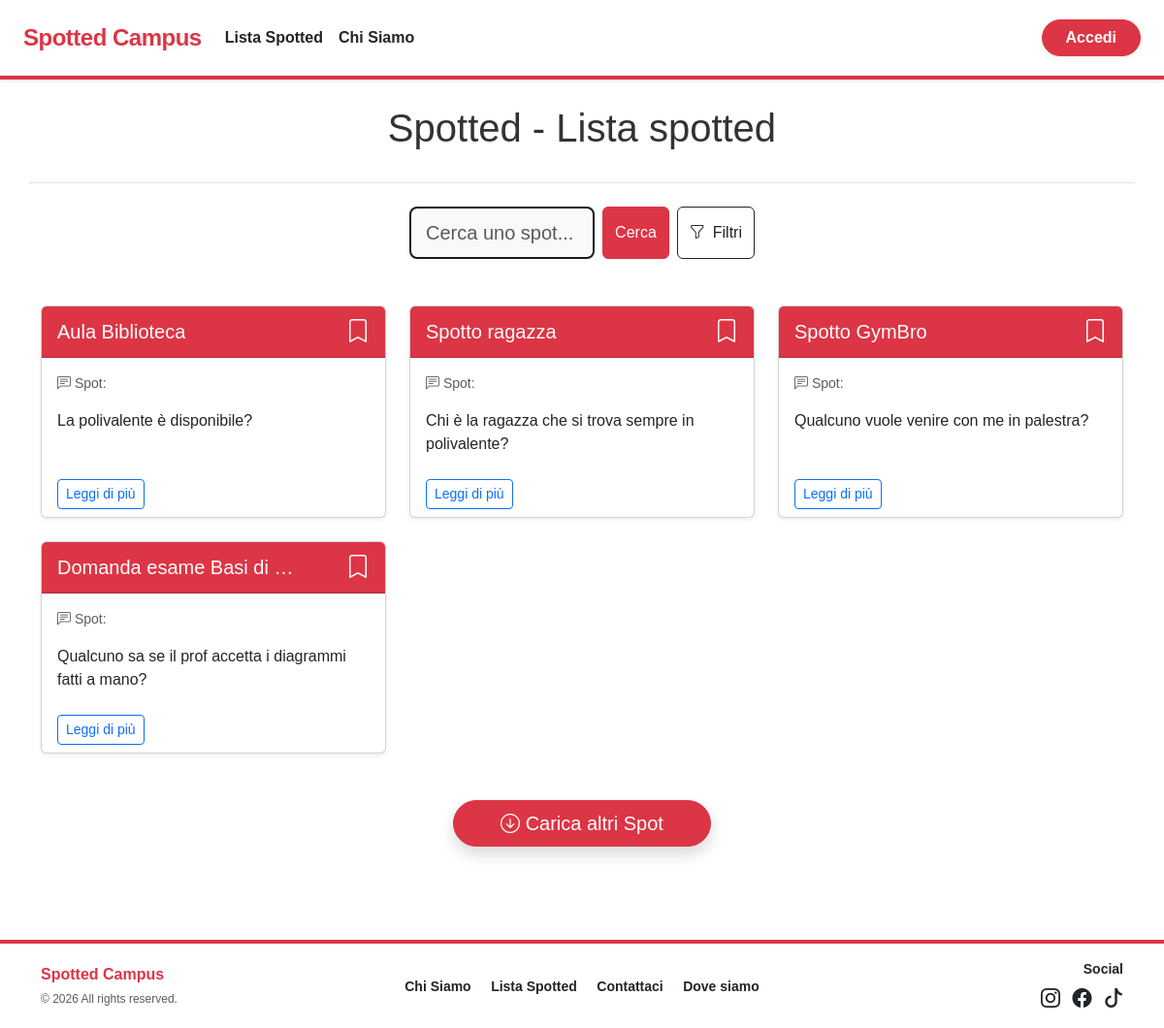
The app's page /lista-categoria.php with its own data.
### tables this page shows
CREATE TABLE SPOT (
    idSpot INT AUTO_INCREMENT PRIMARY KEY,
    titolo VARCHAR(255) NOT NULL,
    testo TEXT NOT NULL,
    dataInserimento DATETIME DEFAULT CURRENT_TIMESTAMP,
    stato ENUM('in_attesa', 'approvato', 'rifiutato') DEFAULT 'in_attesa',
    isAnonymous BOOLEAN DEFAULT 0,
    idCategoria INT NOT NULL,
    idSottoCategoria INT,
    usernameUtente VARCHAR(100),
    usernameAdminApprovato VARCHAR(100) NULL, 
    dataApprovazione DATETIME NULL,

    FOREIGN KEY (idCategoria) REFERENCES CATEGORIE(idCategoria),
    FOREIGN KEY (idSottoCategoria) REFERENCES SOTTOCATEGORIE(idSottoCategoria) ON DELETE SET NULL,
    FOREIGN KEY (usernameUtente) REFERENCES UTENTI(username) ON DELETE SET NULL,
    FOREIGN KEY (usernameAdminApprovato) REFERENCES UTENTI(username) ON DELETE SET NULL
);

### lista-categoria.php (called while the page is built)
<?php
require_once 'bootstrap.php';
$templateParams["titolo"] = "Spotted - Lista spotted";
$templateParams["nome"] = "lista-spot.php";
$templateParams["categorie"] = $dbh->getCategories();
$ricerca = isset($_GET["ricerca"]) ? $_GET["ricerca"] : "";
$categorie = isset($_GET["cat"]) ? $_GET["cat"] : [];
if (!empty($ricerca) && !empty($categorie)) {
    $templateParams["spot"] = $dbh->getSpotsByCategoriesAndString($ricerca, $categorie);
} elseif (!empty($ricerca)) {
    $templateParams["spot"] = $dbh->getSpotsByString($ricerca);
} elseif (!empty($categorie)) {
    $templateParams["spot"] = $dbh->getSpotsByCategories($categorie);
} else {
    $templateParams["spot"] = $dbh->getLastSpots(5);
}
require 'template/base.php';
?>

### db/database.php (called while the page is built, shortened)
<?php
class DatabaseHelper
{
    private $db;
    public function __construct($servername, $username, $password, $dbname, $port)
    {
        $this->db = new mysqli($servername, $username, $password, $dbname, $port);
    }
    public function getCategories()
    {
        $stmt = $this->db->prepare("SELECT idCategoria,nome FROM CATEGORIE");
        $stmt->execute();
        $result = $stmt->get_result();
        return $result->fetch_all(MYSQLI_ASSOC);
    }
    public function getLastSpots($n)
    {
        $stmt = $this->db->prepare("SELECT S.*, U.fotoProfilo FROM SPOT S JOIN UTENTI U ON S.usernameUtente = U.username WHERE S.stato='approvato' ORDER BY S.dataInserimento DESC LIMIT ?");
        $stmt->bind_param('i', $n);
        $stmt->execute();
        $result = $stmt->get_result();
        return $result->fetch_all(MYSQLI_ASSOC);
    }
}

### bootstrap.php (called while the page is built, shortened)
<?php
require_once("db/database.php");
require_once("utils/functions.php");
$dbh = new DatabaseHelper("localhost", "root", "", "spotted", 3306);
?>

### utils/functions.php (called while the page is built, shortened)
<?php
function isUserLoggedIn()
{
    return isset($_SESSION["username"]) && isset($_SESSION["logged"]) && isset($_SESSION["admin"]) && $_SESSION["logged"] && !$_SESSION["admin"];
}
?>

### template/lista-spot.php (the view, shortened to what this page needs)
<section class="container mt-5">
    <?php if (isset($templateParams["titolo"])): ?>
        <div class="row mb-4 border-bottom pb-4">
            <div class="col-12 text-center">
                <h1 class="display-6"><?php echo $templateParams["titolo"]; ?></h1>
            </div>
        </div>
    <?php endif; ?>
    <div class="row justify-content-center">
        <div class="col-md-8 col-lg-6">
            <form action="lista-categoria.php" method="GET" id="form-ricerca">
                <div class="row justify-content-center mb-5">
                    <div class="col-md-8">
                        <div class="d-flex gap-2" role="search">
                            <input type="text" class="form-control form-control-lg" name="ricerca" id="ricerca"
                                placeholder="Cerca uno spot..."
                                value="<?php echo isset($_GET['ricerca']) ? htmlspecialchars($_GET['ricerca']) : ''; ?>">
                            <button type="submit" class="btn btn-danger">Cerca</button>
                            <button type="button" class="btn btn-outline-dark d-flex gap-2 align-items-center" data-bs-toggle="modal" data-bs-target="#modalFiltri">
                                <span class="bi bi-funnel"></span> Filtri
                            </button>
                        </div>
                    </div>
                </div>
            </form>
        </div>
    </div>
    <div class="row g-4 mb-4" id="container-spot">
        <?php if (count($templateParams["spot"]) > 0): ?>
            <?php foreach ($templateParams["spot"] as $spot): ?>
                <div class="col-12 col-md-6 col-lg-4 spot-item">
                    <div class="card h-100 shadow-sm card-spot">
                    <div class="card-header bg-danger text-white d-flex justify-content-between align-items-center">
        <h2 class="card-title mb-0 fs-5 text-truncate" style="max-width: 80%;">
            <?php echo htmlspecialchars($spot["titolo"]); ?>
        </h2>
        <?php
        $isPreferito = false;
        $iconaClass = $isPreferito ? "bi-bookmark-fill" : "bi-bookmark";
        ?>
        <?php if (isUserLoggedIn()): ?>
            <button type="button" class="btn btn-link text-white p-0 btn-toggle-preferito"
                    data-id="<?php echo $spot['idSpot']; ?>"
                    title="Salva nei preferiti">
                <span class="bi <?php echo $iconaClass; ?> fs-4"></span>
            </button>
        <?php else: ?>
            <a href="login.php" class="text-white" title="Accedi per salvare">
                <span class="bi bi-bookmark fs-4"></span>
            </a>
        <?php endif; ?>
    </div>
                        <div class="card-body">
                            <p class="card-text text-muted small"><span class="bi bi-chat-left-text" aria-hidden="true"></span> Spot:</p>
                            <p class="card-text"><?php echo htmlspecialchars($spot["testo"]); ?></p>
                        </div>
                        <div class="card-footer bg-transparent border-top-0">
                            <a href="dettaglio-spot.php?id=<?php echo $spot['idSpot']; ?>" class="btn btn-outline-primary btn-sm" aria-label="Leggi di più sullo spot: <?php echo htmlspecialchars($spot['titolo']); ?>">Leggi di più</a>
                        </div>
                    </div>
                </div>
            <?php endforeach; ?>
        <?php endif; ?>
    </div>
    <div class="text-center my-5" id="load-more-wrapper">
        <button id="btn-load-more" class="btn btn-danger btn-lg rounded-pill px-5 shadow">
            <span class="bi bi-arrow-down-circle"></span> Carica altri Spot
        </button>
    </div>
</section>

### css/style.css (style rules this page uses)
body { font-family: 'Outfit', sans-serif; background-color: #ffffff; color: #333; margin: 0; }
.form-control { border: 2px solid #1a1a1a; border-radius: 8px; padding: 10px 15px; font-weight: 500; background-color: #f9f9f9; transition: all 0.2s; }
div.card.card-spot { transition: all 0.3s !important; }

### records on screen
spot: titolo "Aula Biblioteca", testo "La polivalente è disponibile?"
spot: titolo "Spotto ragazza", testo "Chi è la ragazza che si trova sempre in polivalente?"
spot: titolo "Spotto GymBro", testo "Qualcuno vuole venire con me in palestra?"
spot: titolo "Domanda esame Basi di Dati", testo "Qualcuno sa se il prof accetta i diagrammi fatti a mano?"

### other values on screen
$templateParams["titolo"] "Spotted - Lista spotted"
